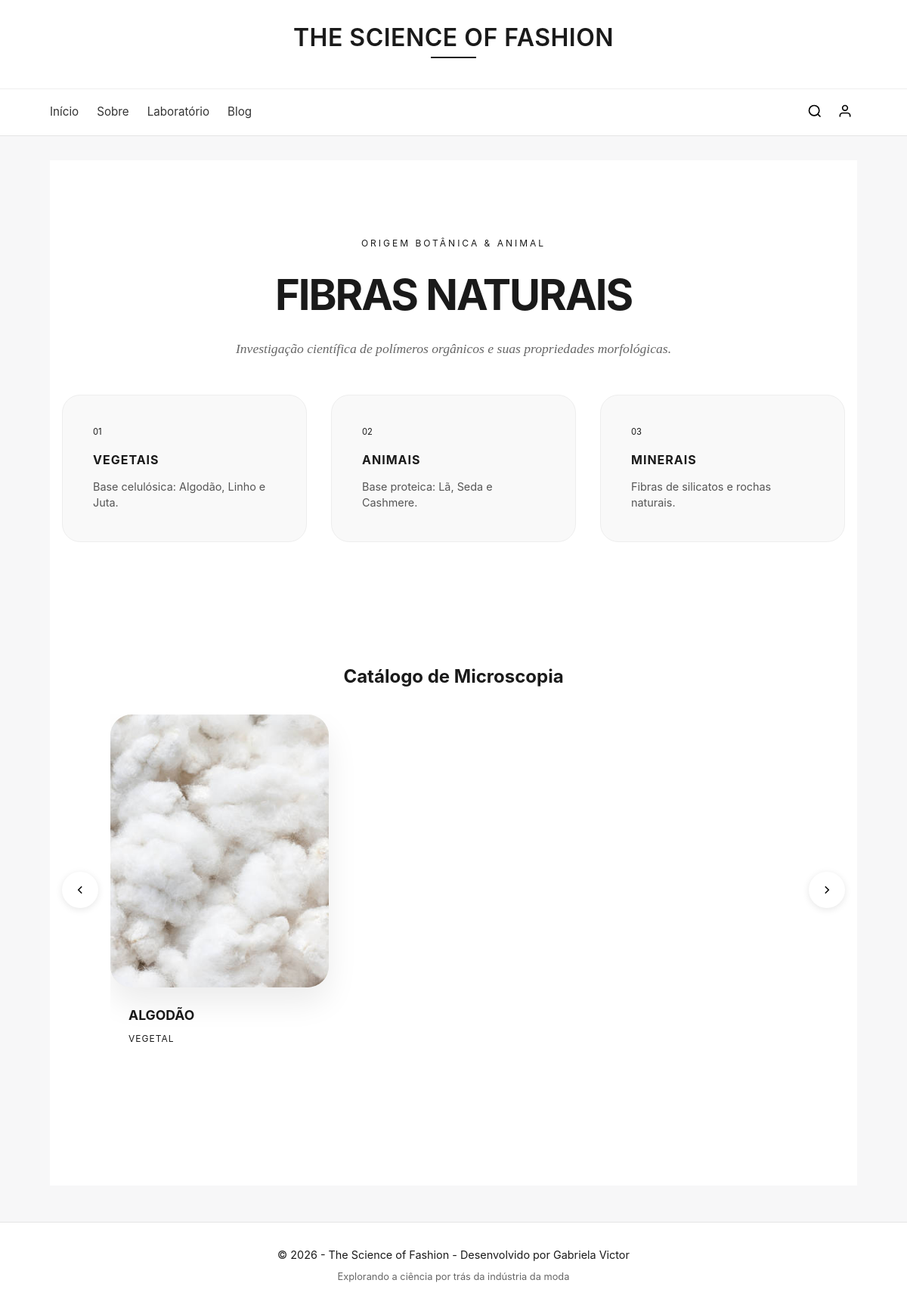
The page /laboratorio/microscopio/fibras/naturais on the database as committed earlier.
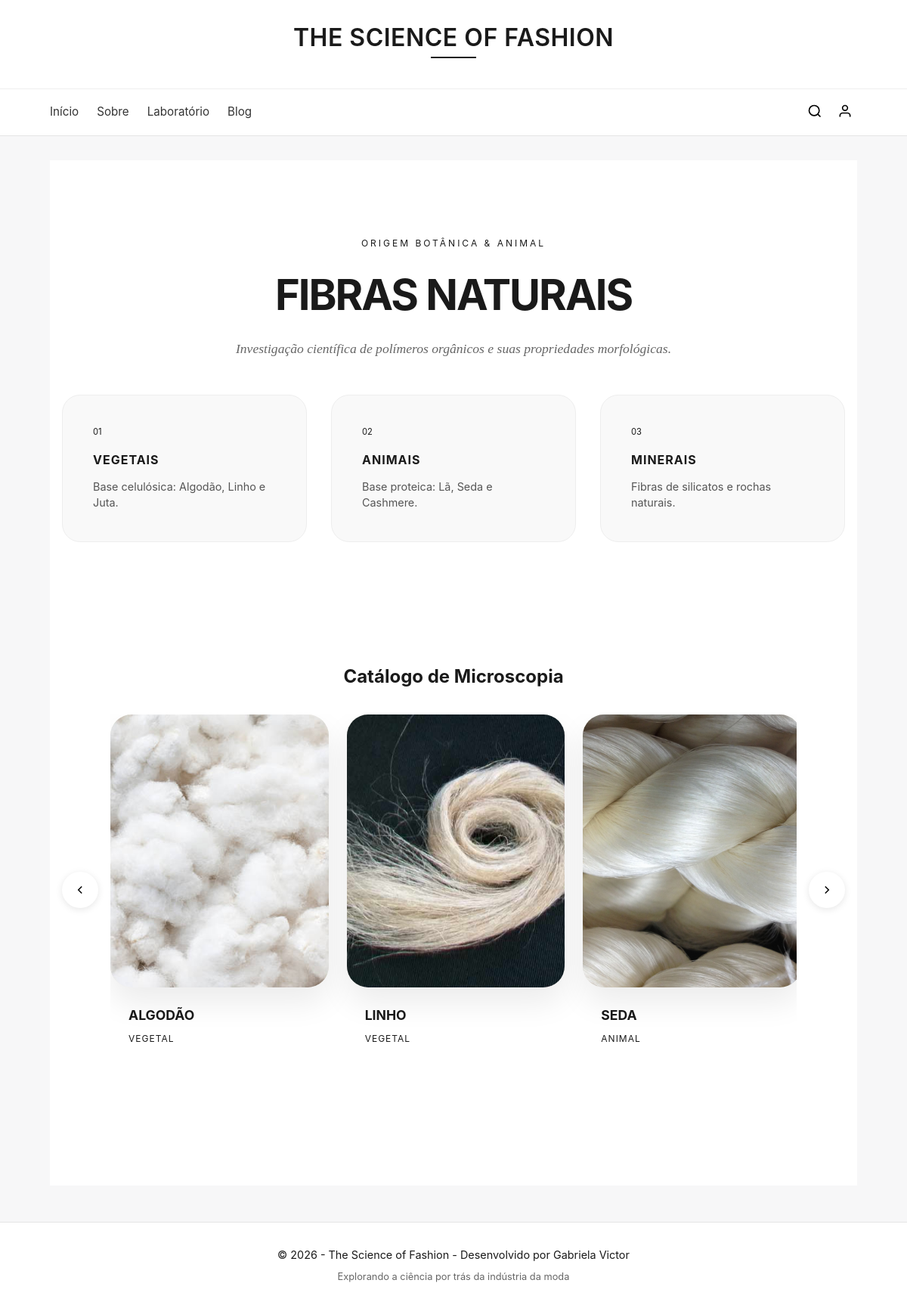
The same page on the database as committed later.
### models.py (models this page shows)
class Fibra(SQLModel, table=True):
    id: Optional[int] = Field(default=None, primary_key=True)
    nome: str = Field(index=True)
    categoria: str  # Ex: "Natural" ou "Sintética"
    origem: str     # Ex: "Vegetal", "Animal" ou "Polímero"
    detalhes_tecnicos: str
    uso_performance: str
    sustentabilidade: str
    foto_microscopio_url: str
    fibras_relacionadas: Optional[str] = Field(default=None)
    fotos: List["Galeria"] = Relationship(back_populates="fibra")
    usuarios_que_favoritaram: List[Usuario] = Relationship(back_populates="fibras_favoritas", link_model=FavoritoFibra)

### main.py (the view)
@app.get("/laboratorio/microscopio/fibras/naturais", response_class=HTMLResponse)
async def fibras_naturais(
    request: Request,
    session: Session = Depends(get_session),
    usuario: Optional[Usuario] = Depends(get_usuario_logado)
):
    fibras = session.exec(select(Fibra).where(Fibra.categoria == "Natural")).all()
    if "HX-Request" in request.headers:
        return templates.TemplateResponse(request, "partials/fibras_naturais_content.html", {"fibras": fibras, "usuario": usuario})
    return templates.TemplateResponse(request, "fibras/naturais.html", {"fibras": fibras, "usuario": usuario})

### templates/fibras/naturais.html (shortened to what this page needs)
{% extends "base.html" %}
{% block content %}
<div class="naturais-page theme-oliva">
    <section class="hero-header">
        <div class="container">
            <span class="eyebrow">Origem Botânica & Animal</span>
            <h1 class="main-title">Fibras Naturais</h1>
            <p class="hero-text">Investigação científica de polímeros orgânicos e suas propriedades morfológicas.</p>
        </div>
    </section>
    <section class="info-grid-section">
        <div class="container">
            <div class="info-grid">
                <div class="info-card-box">
                    <span class="info-num">01</span>
                    <h3>Vegetais</h3>
                    <p>Base celulósica: Algodão, Linho e Juta.</p>
                </div>
                <div class="info-card-box">
                    <span class="info-num">02</span>
                    <h3>Animais</h3>
                    <p>Base proteica: Lã, Seda e Cashmere.</p>
                </div>
                <div class="info-card-box">
                    <span class="info-num">03</span>
                    <h3>Minerais</h3>
                    <p>Fibras de silicatos e rochas naturais.</p>
                </div>
            </div>
        </div>
    </section>
    <section class="carrossel-section">
        <div class="container">
            <div class="carrossel-header">
                <h2>Catálogo de Microscopia</h2>
            </div>
            <div class="carrossel-wrapper">
                <button class="nav-btn prev" id="btnPrev">
                    <svg width="20" height="20" viewBox="0 0 24 24" fill="none" stroke="currentColor" stroke-width="2"><path d="M15 18l-6-6 6-6"/></svg>
                </button>
                <div class="carrossel-viewport">
                    <div class="carrossel-track" id="carrosselTrack">
                        {% for fibra in fibras %}
                        <div class="fibra-card">
                            <div class="fibra-card-inner">
                                <img src="{{ fibra.foto_microscopio_url }}" alt="{{ fibra.nome }}" class="fibra-img">
                            </div>
                            <div class="fibra-label">
                                <h3>{{ fibra.nome }}</h3>
                                <span>{{ fibra.origem }}</span>
                            </div>
                        </div>
                        {% endfor %}
                    </div>
                </div>
                <button class="nav-btn next" id="btnNext">
                    <svg width="20" height="20" viewBox="0 0 24 24" fill="none" stroke="currentColor" stroke-width="2"><path d="M9 18l6-6-6-6"/></svg>
                </button>
            </div>
        </div>
    </section>
</div>
{% endblock %}

### templates/base.html (shortened to what this page needs)
<!DOCTYPE html>
<html lang="pt-br">
<head>
    <link rel="stylesheet" href="/static/css/base.css">
    <link rel="stylesheet" href="/static/css/index.css">
    <link rel="stylesheet" href="/static/css/pages/laboratorio.css">
    <link rel="stylesheet" href="/static/css/pages/microscopio.css">
    <link rel="stylesheet" href="/static/css/pages/fibras_naturais.css">
    <link rel="stylesheet" href="/static/css/pages/fibras_sinteticas.css">
    <link rel="stylesheet" href="/static/css/pages/fibra_detalhes_content.css">
    <link rel="stylesheet" href="/static/css/pages/sobre.css">
    <link rel="stylesheet" href="/static/css/pages/blog.css">
    <link rel="stylesheet" href="/static/css/pages/login.css">
    <link rel="stylesheet" href="/static/css/pages/cadastro.css">
    <link rel="stylesheet" href="/static/css/pages/perfil.css">
    <link rel="stylesheet" href="/static/css/search.css">
</head>
<body>
    <header class="main-header">
        <div class="hero-title">
            <h1 class="site-title">The Science of Fashion</h1>
            <div class="title-underline"></div>
        </div>
        <nav class="nav-bar">
            <div class="nav-container">
                <div class="nav-links">
                    <a href="/" class="nav-link"
                       hx-get="/" hx-target="#main-content" hx-push-url="true" hx-swap="innerHTML">Início</a>
                    <a href="/sobre" class="nav-link"
                       hx-get="/sobre" hx-target="#main-content" hx-push-url="true" hx-swap="innerHTML">Sobre</a>
                    <a href="/laboratorio" class="nav-link"
                       hx-get="/laboratorio" hx-target="#main-content" hx-push-url="true" hx-swap="innerHTML">Laboratório</a>
                    <a href="/blog" class="nav-link"
                       hx-get="/blog" hx-target="#main-content" hx-push-url="true" hx-swap="innerHTML">Blog</a>
                </div>
                <div class="nav-actions">
                    <div class="search-wrapper">
                        <button class="nav-icon-btn search-btn" id="searchBtn" aria-label="Pesquisar">
                            <svg width="20" height="20" viewBox="0 0 24 24" fill="none" stroke="currentColor" stroke-width="2">
                                <circle cx="11" cy="11" r="8"></circle>
                                <line x1="21" y1="21" x2="16.65" y2="16.65"></line>
                            </svg>
                        </button>
                    </div>
                    <div class="account-wrapper">
                        <button class="nav-icon-btn account-btn" id="accountBtn">
                            <svg width="20" height="20" viewBox="0 0 24 24" fill="none" stroke="currentColor" stroke-width="2">
                                <path d="M20 21v-2a4 4 0 0 0-4-4H8a4 4 0 0 0-4 4v2"></path>
                                <circle cx="12" cy="7" r="4"></circle>
                            </svg>
                        </button>
                    </div>
                </div>
            </div>
        </nav>
    </header>
    <main id="main-content">
        {% block content %}{% endblock %}
    </main>
    <footer class="main-footer">
        <p>&copy; 2026 - The Science of Fashion - Desenvolvido por Gabriela Victor</p>
        <p class="footer-sub">Explorando a ciência por trás da indústria da moda</p>
    </footer>
</body>
</html>

### static/css/base.css (style rules this page uses)
* { margin: 0; padding: 0; box-sizing: border-box; }
body { font-family: -apple-system, BlinkMacSystemFont, "Segoe UI", Roboto, sans-serif; background: #f7f7f8; color: #1a1a1a; line-height: 1.5; }
.main-header { background: #ffffff; border-bottom: 1px solid #e5e5e5; }
.hero-title { text-align: center; padding: 2rem 1rem 1rem; }
.site-title { font-size: 2rem; font-weight: 600; letter-spacing: 0.5px; }
.title-underline { width: 60px; height: 2px; background: #1a1a1a; margin: 0.5rem auto 0; }
.nav-bar { border-top: 1px solid #eee; }
.nav-container { max-width: 1100px; margin: 0 auto; padding: 0.8rem 1rem; display: flex; justify-content: space-between; align-items: center; }
.nav-links { display: flex; gap: 1.5rem; }
.nav-link { text-decoration: none; color: #333; font-size: 0.95rem; transition: color 0.2s; }
.nav-actions { display: flex; align-items: center; gap: 0.5rem; }
.nav-icon-btn { background: none; border: none; cursor: pointer; padding: 6px; border-radius: 6px; }
.account-wrapper { position: relative; }
main { max-width: 1100px; margin: 2rem auto; padding: 0 1rem; }
.main-footer { text-align: center; padding: 2rem 1rem; border-top: 1px solid #e5e5e5; margin-top: 3rem; background: #fff; font-size: 0.9rem; }
.footer-sub { margin-top: 0.5rem; font-size: 0.8rem; color: #666; }

### static/css/index.css (style rules this page uses)
.hero-text { flex: 1; }
.hero-title { font-size: 3.5rem; font-weight: 700; line-height: 1.1; margin-bottom: 1.5rem; color: #1a1a1a; text-transform: uppercase; letter-spacing: -1px; }

### static/css/pages/microscopio.css (style rules this page uses)
.container { max-width: 1100px; margin: 0 auto; padding: 0 1rem; }

### static/css/pages/fibras_naturais.css (style rules this page uses)
.theme-oliva { --oliva-dark: #3d4434; --oliva-accent: #8c947c; --white: #ffffff; --grey-light: #f9f9f9; }
.naturais-page { background: var(--white); padding-bottom: 6rem; }
.hero-header { padding: 6rem 0 3rem; text-align: center; }
.eyebrow { font-size: 0.7rem; text-transform: uppercase; letter-spacing: 3px; color: var(--oliva-accent); }
.main-title { font-size: 3.5rem; text-transform: uppercase; letter-spacing: -2px; color: var(--oliva-dark); margin: 1rem 0; }
.hero-text { font-family: serif; font-style: italic; color: #666; font-size: 1.1rem; }
.info-grid { display: flex; gap: 2rem; margin-bottom: 5rem; }
.info-card-box { flex: 1; padding: 2.5rem; background: var(--grey-light); border: 1px solid #eee; }
.info-num { font-size: 0.7rem; color: var(--oliva-accent); display: block; margin-bottom: 1rem; }
.info-card-box h3 { text-transform: uppercase; font-size: 1rem; margin-bottom: 0.8rem; letter-spacing: 1px; }
.info-card-box p { font-size: 0.9rem; color: #555; line-height: 1.5; }
.carrossel-wrapper { display: flex; align-items: center; gap: 1rem; }
.carrossel-viewport { flex: 1; overflow: hidden; }
.carrossel-track { display: flex; transition: transform 0.5s ease; gap: 20px; }
.fibra-card { flex: 0 0 calc(33.333% - 14px); min-width: 0; }
.fibra-card-inner { position: relative; aspect-ratio: 4/5; overflow: hidden; border-radius: 28px; background: #f3f0e7; box-shadow: 0 20px 40px rgba(0,0,0,0.08); }
.fibra-img { width: 100%; height: 100%; object-fit: cover; display: block; transition: transform 0.5s ease, filter 0.5s ease; }
.fibra-label { padding: 1.5rem 0; }
.fibra-label h3 { font-size: 1.1rem; text-transform: uppercase; margin-bottom: 0.25rem; }
.fibra-label span { font-size: 0.7rem; color: var(--oliva-accent); text-transform: uppercase; letter-spacing: 1px; }
.nav-btn { background: none; border: 1px solid #eee; padding: 15px; border-radius: 50%; cursor: pointer; transition: 0.3s; }

### static/css/search.css (style rules this page uses)
.search-wrapper { position: relative; }

Rows that differ between the two databases and show on the page:
now on this page (row edited): Fibra: foto_microscopio_url (picture), nome "LINHO", origem "VEGETAL"
added Fibra: foto_microscopio_url (picture), nome "SEDA", origem "ANIMAL"
